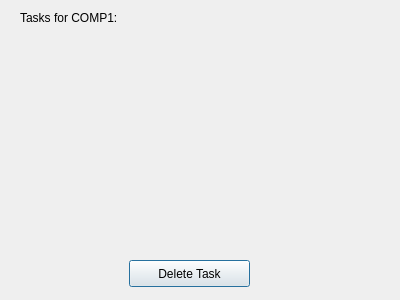
<?xml version="1.0" encoding="UTF-8"?>
<ui version="4.0">
 <class>ViewTasks</class>
 <widget class="QDialog" name="ViewTasks">
  <property name="geometry">
   <rect>
    <x>0</x>
    <y>0</y>
    <width>400</width>
    <height>300</height>
   </rect>
  </property>
  <property name="windowTitle">
   <string>Dialog</string>
  </property>
  <widget class="QLabel" name="label">
   <property name="geometry">
    <rect>
     <x>20</x>
     <y>10</y>
     <width>111</width>
     <height>16</height>
    </rect>
   </property>
   <property name="text">
    <string>Tasks for COMP1:</string>
   </property>
  </widget>
  <widget class="QPushButton" name="deleteButton">
   <property name="geometry">
    <rect>
     <x>129</x>
     <y>260</y>
     <width>121</width>
     <height>27</height>
    </rect>
   </property>
   <property name="text">
    <string>Delete Task</string>
   </property>
  </widget>
  <widget class="QWidget" name="verticalLayoutWidget">
   <property name="geometry">
    <rect>
     <x>110</x>
     <y>39</y>
     <width>160</width>
     <height>211</height>
    </rect>
   </property>
   <layout class="QVBoxLayout" name="verticalLayout"/>
  </widget>
 </widget>
 <resources/>
 <connections/>
</ui>
